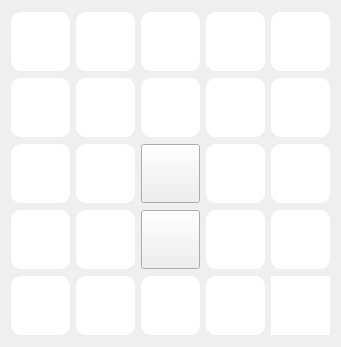
      <widget class="QWidget" name="scrollAreaWidgetContents_5">
       <property name="geometry">
        <rect>
         <x>0</x>
         <y>0</y>
         <width>339</width>
         <height>347</height>
        </rect>
       </property>
       <layout class="QVBoxLayout" name="verticalLayout_4">
        <item>
         <layout class="QHBoxLayout" name="horizontalLayout_66">
          <item>
           <widget class="QPushButton" name="pushButton_103">
            <property name="minimumSize">
             <size>
              <width>59</width>
              <height>59</height>
             </size>
            </property>
            <property name="maximumSize">
             <size>
              <width>59</width>
              <height>59</height>
             </size>
            </property>
            <property name="styleSheet">
             <string notr="true">QPushButton{
	background-color:rgb(255,255,255);
	border-radius:10px;
	border-image: url(:/Burgers/Sticker/Burgers/277475106422809.png);
}
QPushButton::hover{
	background-color:rgb(229, 229, 229);
}</string>
            </property>
            <property name="text">
             <string/>
            </property>
           </widget>
          </item>
          <item>
           <widget class="QPushButton" name="pushButton_104">
            <property name="minimumSize">
             <size>
              <width>59</width>
              <height>59</height>
             </size>
            </property>
            <property name="maximumSize">
             <size>
              <width>59</width>
              <height>59</height>
             </size>
            </property>
            <property name="styleSheet">
             <string notr="true">QPushButton{
	background-color:rgb(255,255,255);
	border-radius:10px;
	border-image: url(:/Burgers/Sticker/Burgers/277475123089474.png);
}
QPushButton::hover{
	background-color:rgb(229, 229, 229);
}</string>
            </property>
            <property name="text">
             <string/>
            </property>
           </widget>
          </item>
          <item>
           <widget class="QPushButton" name="pushButton_105">
            <property name="minimumSize">
             <size>
              <width>59</width>
              <height>59</height>
             </size>
            </property>
            <property name="maximumSize">
             <size>
              <width>59</width>
              <height>59</height>
             </size>
            </property>
            <property name="styleSheet">
             <string notr="true">QPushButton{
	background-color:rgb(255,255,255);
	border-radius:10px;
	border-image: url(:/Burgers/Sticker/Burgers/277475146422805.png);
}
QPushButton::hover{
	background-color:rgb(229, 229, 229);
}</string>
            </property>
            <property name="text">
             <string/>
            </property>
           </widget>
          </item>
          <item>
           <widget class="QPushButton" name="pushButton_106">
            <property name="minimumSize">
             <size>
              <width>59</width>
              <height>59</height>
             </size>
            </property>
            <property name="maximumSize">
             <size>
              <width>59</width>
              <height>59</height>
             </size>
            </property>
            <property name="styleSheet">
             <string notr="true">QPushButton{
	background-color:rgb(255,255,255);
	border-radius:10px;
	border-image: url(:/Burgers/Sticker/Burgers/277475209756132.png);
}
QPushButton::hover{
	background-color:rgb(229, 229, 229);
}</string>
            </property>
            <property name="text">
             <string/>
            </property>
           </widget>
          </item>
          <item>
           <widget class="QPushButton" name="pushButton_107">
            <property name="minimumSize">
             <size>
              <width>59</width>
              <height>59</height>
             </size>
            </property>
            <property name="maximumSize">
             <size>
              <width>59</width>
              <height>59</height>
             </size>
            </property>
            <property name="styleSheet">
             <string notr="true">QPushButton{
	background-color:rgb(255,255,255);
	border-radius:10px;
	border-image: url(:/Burgers/Sticker/Burgers/277475226422797.png);
}
QPushButton::hover{
	background-color:rgb(229, 229, 229);
}</string>
            </property>
            <property name="text">
             <string/>
            </property>
           </widget>
          </item>
         </layout>
        </item>
        <item>
         <layout class="QHBoxLayout" name="horizontalLayout_109">
          <item>
           <widget class="QPushButton" name="pushButton_108">
            <property name="minimumSize">
             <size>
              <width>59</width>
              <height>59</height>
             </size>
            </property>
            <property name="maximumSize">
             <size>
              <width>59</width>
              <height>59</height>
             </size>
            </property>
            <property name="styleSheet">
             <string notr="true">QPushButton{
	background-color:rgb(255,255,255);
	border-radius:10px;
	border-image: url(:/Burgers/Sticker/Burgers/277475259756127.png);
}
QPushButton::hover{
	background-color:rgb(229, 229, 229);
}</string>
            </property>
            <property name="text">
             <string/>
            </property>
           </widget>
          </item>
          <item>
           <widget class="QPushButton" name="pushButton_109">
            <property name="minimumSize">
             <size>
              <width>59</width>
              <height>59</height>
             </size>
            </property>
            <property name="maximumSize">
             <size>
              <width>59</width>
              <height>59</height>
             </size>
            </property>
            <property name="styleSheet">
             <string notr="true">QPushButton{
	background-color:rgb(255,255,255);
	border-radius:10px;
	border-image: url(:/Burgers/Sticker/Burgers/277475279756125.png);
}
QPushButton::hover{
	background-color:rgb(229, 229, 229);
}</string>
            </property>
            <property name="text">
             <string/>
            </property>
           </widget>
          </item>
          <item>
           <widget class="QPushButton" name="pushButton_110">
            <property name="minimumSize">
             <size>
              <width>59</width>
              <height>59</height>
             </size>
            </property>
            <property name="maximumSize">
             <size>
              <width>59</width>
              <height>59</height>
             </size>
            </property>
            <property name="styleSheet">
             <string notr="true">QPushButton{
	background-color:rgb(255,255,255);
	border-radius:10px;
	border-image: url(:/Burgers/Sticker/Burgers/277475293089457.png);
}
QPushButton::hover{
	background-color:rgb(229, 229, 229);
}</string>
            </property>
            <property name="text">
             <string/>
            </property>
           </widget>
          </item>
          <item>
           <widget class="QPushButton" name="pushButton_111">
            <property name="minimumSize">
             <size>
              <width>59</width>
              <height>59</height>
             </size>
            </property>
            <property name="maximumSize">
             <size>
              <width>59</width>
              <height>59</height>
             </size>
            </property>
            <property name="styleSheet">
             <string notr="true">QPushButton{
	background-color:rgb(255,255,255);
	border-radius:10px;
	border-image: url(:/Burgers/Sticker/Burgers/277475339756119.png);
}
QPushButton::hover{
	background-color:rgb(229, 229, 229);
}</string>
            </property>
            <property name="text">
             <string/>
            </property>
           </widget>
          </item>
          <item>
           <widget class="QPushButton" name="pushButton_112">
            <property name="minimumSize">
             <size>
              <width>59</width>
              <height>59</height>
             </size>
            </property>
            <property name="maximumSize">
             <size>
              <width>59</width>
              <height>59</height>
             </size>
            </property>
            <property name="styleSheet">
             <string notr="true">QPushButton{
	background-color:rgb(255,255,255);
	border-radius:10px;
	border-image: url(:/Burgers/Sticker/Burgers/277475359756117.png);
}
QPushButton::hover{
	background-color:rgb(229, 229, 229);
}</string>
            </property>
            <property name="text">
             <string/>
            </property>
           </widget>
          </item>
         </layout>
        </item>
        <item>
         <layout class="QHBoxLayout" name="horizontalLayout_64">
          <item>
           <widget class="QPushButton" name="pushButton_93">
            <property name="minimumSize">
             <size>
              <width>59</width>
              <height>59</height>
             </size>
            </property>
            <property name="maximumSize">
             <size>
              <width>59</width>
              <height>59</height>
             </size>
            </property>
            <property name="styleSheet">
             <string notr="true">QPushButton{
	background-color:rgb(255,255,255);
	border-radius:10px;
	border-image: url(:/Burgers/Sticker/Burgers/277475416422778.png);
}
QPushButton::hover{
	background-color:rgb(229, 229, 229);
}</string>
            </property>
            <property name="text">
             <string/>
            </property>
           </widget>
          </item>
          <item>
           <widget class="QPushButton" name="pushButton_94">
            <property name="minimumSize">
             <size>
              <width>59</width>
              <height>59</height>
             </size>
            </property>
            <property name="maximumSize">
             <size>
              <width>59</width>
              <height>59</height>
             </size>
            </property>
            <property name="styleSheet">
             <string notr="true">QPushButton{
	background-color:rgb(255,255,255);
	border-radius:10px;
	border-image: url(:/Burgers/Sticker/Burgers/277475429756110.png);
}
QPushButton::hover{
	background-color:rgb(229, 229, 229);
}</string>
            </property>
            <property name="text">
             <string/>
            </property>
           </widget>
          </item>
          <item>
           <widget class="QPushButton" name="pushButton_95">
            <property name="minimumSize">
             <size>
              <width>59</width>
              <height>59</height>
             </size>
            </property>
            <property name="maximumSize">
             <size>
              <width>59</width>
              <height>59</height>
             </size>
            </property>
            <property name="styleSheet">
             <string notr="true">QPushButton{
	background-color:rgb(255,255,255);
	border-radius:10px;
	border-image: url(:/Burgers/Sticker/Burgers/277475443089442.png);\n
}
QPushButton::hover{
	background-color:rgb(229, 229, 229);
}</string>
            </property>
            <property name="text">
             <string/>
            </property>
           </widget>
          </item>
          <item>
           <widget class="QPushButton" name="pushButton_96">
            <property name="minimumSize">
             <size>
              <width>59</width>
              <height>59</height>
             </size>
            </property>
            <property name="maximumSize">
             <size>
              <width>59</width>
              <height>59</height>
             </size>
            </property>
            <property name="styleSheet">
             <string notr="true">QPushButton{
	background-color:rgb(255,255,255);
	border-radius:10px;
	border-image: url(:/Burgers/Sticker/Burgers/277475469756106.png);
}
QPushButton::hover{
	background-color:rgb(229, 229, 229);
}</string>
            </property>
            <property name="text">
             <string/>
            </property>
           </widget>
          </item>
          <item>
           <widget class="QPushButton" name="pushButton_97">
            <property name="minimumSize">
             <size>
              <width>59</width>
              <height>59</height>
             </size>
            </property>
            <property name="maximumSize">
             <size>
              <width>59</width>
              <height>59</height>
             </size>
            </property>
            <property name="styleSheet">
             <string notr="true">QPushButton{
	background-color:rgb(255,255,255);
	border-radius:10px;
	border-image: url(:/Burgers/Sticker/Burgers/277475486422771.png);
}
QPushButton::hover{
	background-color:rgb(229, 229, 229);
}</string>
            </property>
            <property name="text">
             <string/>
            </property>
           </widget>
          </item>
         </layout>
        </item>
        <item>
         <layout class="QHBoxLayout" name="horizontalLayout_65">
          <item>
           <widget class="QPushButton" name="pushButton_98">
            <property name="minimumSize">
             <size>
              <width>59</width>
              <height>59</height>
             </size>
            </property>
            <property name="maximumSize">
             <size>
              <width>59</width>
              <height>59</height>
             </size>
            </property>
            <property name="styleSheet">
             <string notr="true">QPushButton{
	background-color:rgb(255,255,255);
	border-radius:10px;
	border-image: url(:/Burgers/Sticker/Burgers/277475319756121.png);
}
QPushButton::hover{
	background-color:rgb(229, 229, 229);
}</string>
            </property>
            <property name="text">
             <string/>
            </property>
           </widget>
          </item>
          <item>
           <widget class="QPushButton" name="pushButton_99">
            <property name="minimumSize">
             <size>
              <width>59</width>
              <height>59</height>
             </size>
            </property>
            <property name="maximumSize">
             <size>
              <width>59</width>
              <height>59</height>
             </size>
            </property>
            <property name="styleSheet">
             <string notr="true">QPushButton{
	background-color:rgb(255,255,255);
	border-radius:10px;
	border-image: url(:/Burgers/Sticker/Burgers/277475243089462.png);
}
QPushButton::hover{
	background-color:rgb(229, 229, 229);
}</string>
            </property>
            <property name="text">
             <string/>
            </property>
           </widget>
          </item>
          <item>
           <widget class="QPushButton" name="pushButton_100">
            <property name="minimumSize">
             <size>
              <width>59</width>
              <height>59</height>
             </size>
            </property>
            <property name="maximumSize">
             <size>
              <width>59</width>
              <height>59</height>
             </size>
            </property>
            <property name="styleSheet">
             <string notr="true">QPushButton{
	background-color:rgb(255,255,255);
	border-radius:10px;
	border-image: url(:/Burgers/Sticker/Burgers/277475396422780.png);\n
}
QPushButton::hover{
	background-color:rgb(229, 229, 229);
}</string>
            </property>
            <property name="text">
             <string/>
            </property>
           </widget>
          </item>
          <item>
           <widget class="QPushButton" name="pushButton_101">
            <property name="minimumSize">
             <size>
              <width>59</width>
              <height>59</height>
             </size>
            </property>
            <property name="maximumSize">
             <size>
              <width>59</width>
              <height>59</height>
             </size>
            </property>
            <property name="styleSheet">
             <string notr="true">QPushButton{
	background-color:rgb(255,255,255);
	border-radius:10px;
	border-image: url(:/Burgers/Sticker/Burgers/277475456422774.png);
}
QPushButton::hover{
	background-color:rgb(229, 229, 229);
}</string>
            </property>
            <property name="text">
             <string/>
            </property>
           </widget>
          </item>
          <item>
           <widget class="QPushButton" name="pushButton_102">
            <property name="minimumSize">
             <size>
              <width>59</width>
              <height>59</height>
             </size>
            </property>
            <property name="maximumSize">
             <size>
              <width>59</width>
              <height>59</height>
             </size>
            </property>
            <property name="styleSheet">
             <string notr="true">QPushButton{
	background-color:rgb(255,255,255);
	border-radius:10px;
	border-image: url(:/Burgers/Sticker/Burgers/277475089756144.png);
}
QPushButton::hover{
	background-color:rgb(229, 229, 229);
}</string>
            </property>
            <property name="text">
             <string/>
            </property>
           </widget>
          </item>
         </layout>
        </item>
        <item>
         <layout class="QHBoxLayout" name="horizontalLayout_110">
          <item>
           <widget class="QPushButton" name="pushButton_113">
            <property name="minimumSize">
             <size>
              <width>59</width>
              <height>59</height>
             </size>
            </property>
            <property name="maximumSize">
             <size>
              <width>59</width>
              <height>59</height>
             </size>
            </property>
            <property name="styleSheet">
             <string notr="true">QPushButton{
	background-color:rgb(255,255,255);
	border-radius:10px;
	border-image: url(:/Burgers/Sticker/Burgers/277475503089436.png);
}
QPushButton::hover{
	background-color:rgb(229, 229, 229);
}</string>
            </property>
            <property name="text">
             <string/>
            </property>
           </widget>
          </item>
          <item>
           <widget class="QPushButton" name="pushButton_114">
            <property name="minimumSize">
             <size>
              <width>59</width>
              <height>59</height>
             </size>
            </property>
            <property name="maximumSize">
             <size>
              <width>59</width>
              <height>59</height>
             </size>
            </property>
            <property name="styleSheet">
             <string notr="true">QPushButton{
	background-color:rgb(255,255,255);
	border-radius:10px;
	border-image: url(:/Burgers/Sticker/Burgers/277475379756115.png);
}
QPushButton::hover{
	background-color:rgb(229, 229, 229);
}</string>
            </property>
            <property name="text">
             <string/>
            </property>
           </widget>
          </item>
          <item>
           <widget class="QPushButton" name="pushButton_115">
            <property name="minimumSize">
             <size>
              <width>59</width>
              <height>59</height>
             </size>
            </property>
            <property name="maximumSize">
             <size>
              <width>59</width>
              <height>59</height>
             </size>
            </property>
            <property name="styleSheet">
             <string notr="true">QPushButton{
	background-color:rgb(255,255,255);
	border-radius:10px;
	border-image: url(:/Burgers/Sticker/Burgers/277475159756137.png);
}
QPushButton::hover{
	background-color:rgb(229, 229, 229);
}</string>
            </property>
            <property name="text">
             <string/>
            </property>
           </widget>
          </item>
          <item>
           <widget class="QPushButton" name="pushButton_116">
            <property name="minimumSize">
             <size>
              <width>59</width>
              <height>59</height>
             </size>
            </property>
            <property name="maximumSize">
             <size>
              <width>59</width>
              <height>59</height>
             </size>
            </property>
            <property name="styleSheet">
             <string notr="true">QPushButton{
	background-color:rgb(255,255,255);
	border-radius:10px;
	border-image: url(:/Burgers/Sticker/Burgers/277475189756134.png);
}
QPushButton::hover{
	background-color:rgb(229, 229, 229);
}</string>
            </property>
            <property name="text">
             <string/>
            </property>
           </widget>
          </item>
          <item>
           <widget class="QPushButton" name="pushButton_117">
            <property name="minimumSize">
             <size>
              <width>59</width>
              <height>59</height>
             </size>
            </property>
            <property name="maximumSize">
             <size>
              <width>59</width>
              <height>59</height>
             </size>
            </property>
            <property name="styleSheet">
             <string notr="true">background-color: rgb(255, 255, 255);
border:none;</string>
            </property>
            <property name="text">
             <string/>
            </property>
           </widget>
          </item>
         </layout>
        </item>
       </layout>
      </widget>
